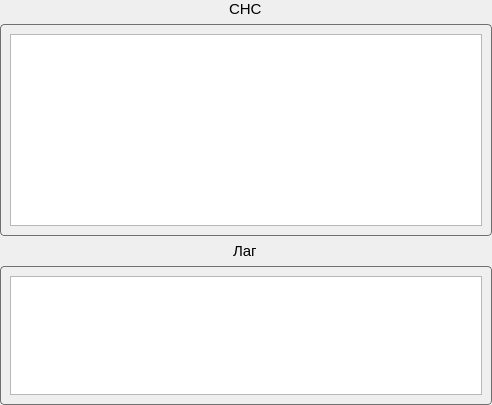
<?xml version="1.0" encoding="UTF-8"?>
<ui version="4.0">
 <class>OutsideSystemInfo</class>
 <widget class="QWidget" name="OutsideSystemInfo">
  <property name="geometry">
   <rect>
    <x>0</x>
    <y>0</y>
    <width>492</width>
    <height>405</height>
   </rect>
  </property>
  <property name="sizePolicy">
   <sizepolicy hsizetype="Preferred" vsizetype="Preferred">
    <horstretch>0</horstretch>
    <verstretch>0</verstretch>
   </sizepolicy>
  </property>
  <property name="minimumSize">
   <size>
    <width>0</width>
    <height>0</height>
   </size>
  </property>
  <property name="maximumSize">
   <size>
    <width>16777215</width>
    <height>16777215</height>
   </size>
  </property>
  <property name="windowTitle">
   <string>Form</string>
  </property>
  <property name="styleSheet">
   <string notr="true">QGroupBox
{
	border:1px solid rgb(112,112,112);
	border-radius:4px;
}</string>
  </property>
  <layout class="QVBoxLayout" name="verticalLayout_2">
   <property name="leftMargin">
    <number>0</number>
   </property>
   <property name="topMargin">
    <number>0</number>
   </property>
   <property name="rightMargin">
    <number>0</number>
   </property>
   <property name="bottomMargin">
    <number>0</number>
   </property>
   <item>
    <layout class="QVBoxLayout" name="verticalLayout">
     <item alignment="Qt::AlignHCenter|Qt::AlignTop">
      <widget class="QLabel" name="labelSNS">
       <property name="font">
        <font>
         <family>Arial</family>
         <pointsize>11</pointsize>
        </font>
       </property>
       <property name="text">
        <string>СНС</string>
       </property>
      </widget>
     </item>
     <item alignment="Qt::AlignTop">
      <widget class="QGroupBox" name="groupBoxSNSData">
       <property name="sizePolicy">
        <sizepolicy hsizetype="Preferred" vsizetype="Minimum">
         <horstretch>0</horstretch>
         <verstretch>0</verstretch>
        </sizepolicy>
       </property>
       <property name="minimumSize">
        <size>
         <width>0</width>
         <height>50</height>
        </size>
       </property>
       <property name="title">
        <string/>
       </property>
       <layout class="QVBoxLayout" name="verticalLayout_6">
        <item>
         <widget class="QTableView" name="SNSView">
          <property name="sizePolicy">
           <sizepolicy hsizetype="Expanding" vsizetype="Expanding">
            <horstretch>0</horstretch>
            <verstretch>0</verstretch>
           </sizepolicy>
          </property>
          <property name="font">
           <font>
            <family>Arial</family>
            <pointsize>11</pointsize>
           </font>
          </property>
          <property name="editTriggers">
           <set>QAbstractItemView::NoEditTriggers</set>
          </property>
          <property name="selectionMode">
           <enum>QAbstractItemView::NoSelection</enum>
          </property>
          <attribute name="horizontalHeaderVisible">
           <bool>false</bool>
          </attribute>
          <attribute name="horizontalHeaderHighlightSections">
           <bool>false</bool>
          </attribute>
          <attribute name="horizontalHeaderMinimumSectionSize">
           <number>6</number>
          </attribute>
          <attribute name="verticalHeaderDefaultSectionSize">
           <number>30</number>
          </attribute>
          <attribute name="verticalHeaderMinimumSectionSize">
           <number>6</number>
          </attribute>
         </widget>
        </item>
       </layout>
      </widget>
     </item>
     <item alignment="Qt::AlignHCenter|Qt::AlignTop">
      <widget class="QLabel" name="labelLag">
       <property name="font">
        <font>
         <family>Arial</family>
         <pointsize>11</pointsize>
        </font>
       </property>
       <property name="text">
        <string>Лаг</string>
       </property>
      </widget>
     </item>
     <item>
      <widget class="QGroupBox" name="groupBox">
       <property name="title">
        <string/>
       </property>
       <layout class="QVBoxLayout" name="verticalLayout_4">
        <item>
         <widget class="QTableView" name="LagView">
          <property name="font">
           <font>
            <family>Arial</family>
            <pointsize>11</pointsize>
           </font>
          </property>
          <property name="verticalScrollBarPolicy">
           <enum>Qt::ScrollBarAsNeeded</enum>
          </property>
          <property name="sizeAdjustPolicy">
           <enum>QAbstractScrollArea::AdjustToContents</enum>
          </property>
          <property name="editTriggers">
           <set>QAbstractItemView::NoEditTriggers</set>
          </property>
          <property name="dragDropOverwriteMode">
           <bool>false</bool>
          </property>
          <property name="selectionMode">
           <enum>QAbstractItemView::NoSelection</enum>
          </property>
          <attribute name="horizontalHeaderVisible">
           <bool>false</bool>
          </attribute>
         </widget>
        </item>
       </layout>
      </widget>
     </item>
    </layout>
   </item>
  </layout>
 </widget>
 <resources/>
 <connections/>
</ui>
